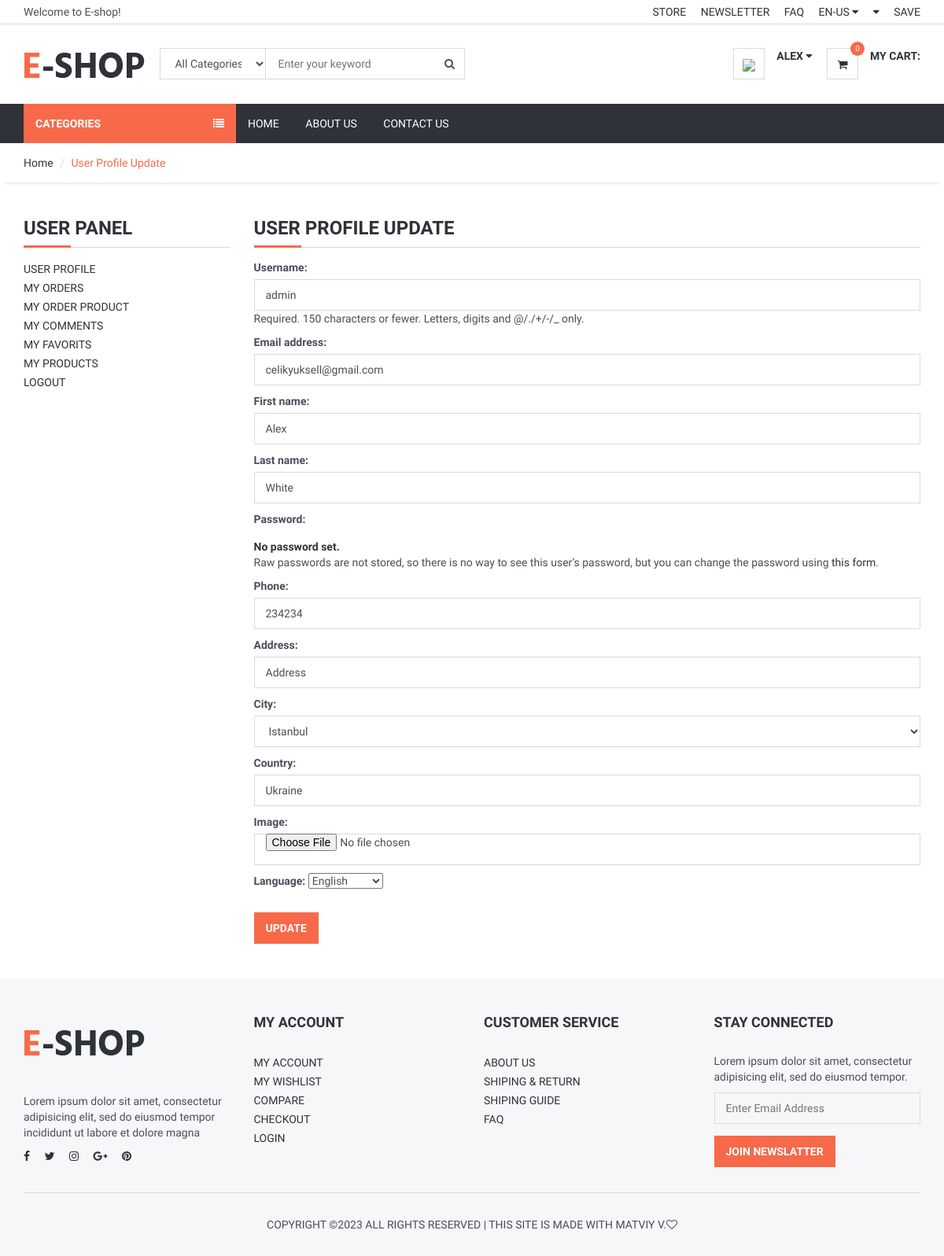
The app's page /user/update/ (signed in), older data.
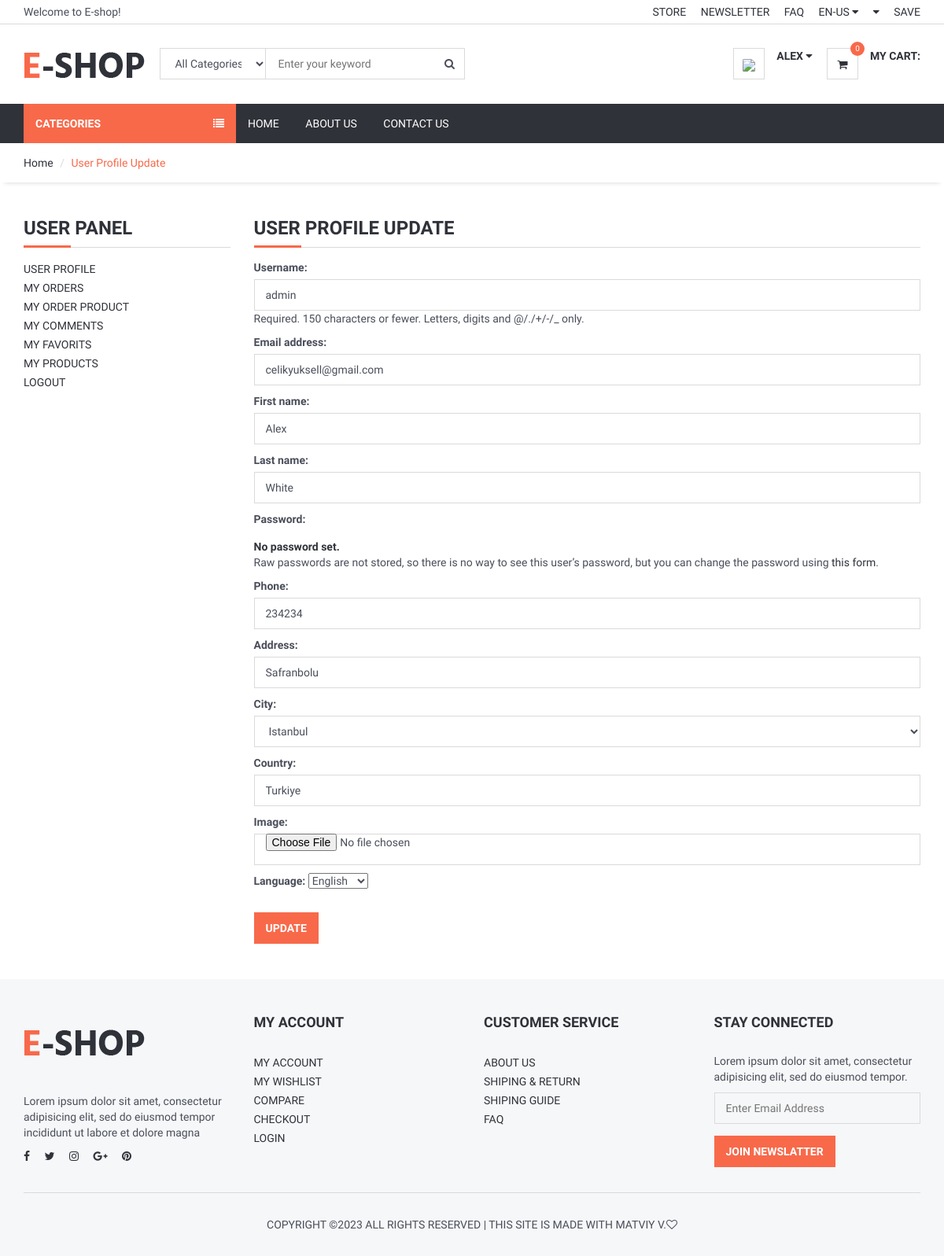
The same page, newer data.
### user/models.py (models this page shows, shortened)
class UserProfile(models.Model):
    user = models.OneToOneField(User, on_delete=models.CASCADE)
    phone = models.CharField(blank=True, max_length=20)
    address = models.CharField(blank=True, max_length=150)
    city = models.CharField(blank=True, max_length=20)
    country = models.CharField(blank=True, max_length=50)
    image = models.ImageField(blank=True, upload_to='images/users/')
    language = models.ForeignKey(Language, on_delete=models.CASCADE, null=True,blank=True)
    currency = models.ForeignKey(Currency, on_delete=models.CASCADE, null=True,blank=True)
    def image_tag(self):
        return mark_safe('<img src="{}" height="50"/>'.format(self.image.url))
    image_tag.short_description = 'Image'

### user/views.py (the view)
# urls.py: path('update/', views.user_update, name='user_update'),
@login_required(login_url='/login') # Check login
def user_update(request):
    if request.method == 'POST':
        user_form = UserUpdateForm(request.POST, instance=request.user) # request.user is user  data
        profile_form = ProfileUpdateForm(request.POST, request.FILES, instance=request.user.userprofile)
        if user_form.is_valid() and profile_form.is_valid():
            user_form.save()
            profile_form.save()
            messages.success(request, 'Your account has been updated!')
            return HttpResponseRedirect('/user')
    else:
        category = Category.objects.all()
        user_form = UserUpdateForm(instance=request.user)
        profile_form = ProfileUpdateForm(instance=request.user.userprofile) #"userprofile" model -> OneToOneField relatinon with user
        context = {
            'category': category,
            'user_form': user_form,
            'profile_form': profile_form
        }
        return render(request, 'user_update.html', context)

### user/forms.py
class UserUpdateForm(UserChangeForm):
    class Meta:
        model = User
        fields = ( 'username','email','first_name','last_name')
        widgets = {
            'username'  : TextInput(attrs={'class': 'input','placeholder':'username'}),
            'email'     : EmailInput(attrs={'class': 'input','placeholder':'email'}),
            'first_name': TextInput(attrs={'class': 'input','placeholder':'first_name'}),
            'last_name' : TextInput(attrs={'class': 'input','placeholder':'last_name' }),
        }

class ProfileUpdateForm(forms.ModelForm):
    class Meta:
        model = UserProfile
        fields = ('phone', 'address', 'city','country','image','language')
        widgets = {
            'phone'     : TextInput(attrs={'class': 'input','placeholder':'phone'}),
            'address'   : TextInput(attrs={'class': 'input','placeholder':'address'}),
            'city'      : Select(attrs={'class': 'input','placeholder':'city'},choices=CITY),
            'country'   : TextInput(attrs={'class': 'input','placeholder':'country' }),
            'image'     : FileInput(attrs={'class': 'input', 'placeholder': 'image', }),
        }

### user/templates/user_update.html (shortened to what this page needs)
{% extends 'homebase.html' %}
{% block sidebar %} {% include 'sidebar.html' %} {% endblock %}
{% block body %}
    <div id="breadcrumb">
        <div class="container">
            <ul class="breadcrumb">
                <li><a href="/">Home</a></li>
                <li class="active">User Profile Update</li>
            </ul>
        </div>
    </div>
    <div class="section">
        <div class="container">
            <div class="row">
                <div class="col-md-3">
                    {% include "user_panel.html" %}
                </div>
                <div class="col-md-9">
                    <div class="billing-details">
                        <div class="section-title">
                            <h3 class="title">User Profile Update</h3>
                        </div>
                    </div>
                    <form method="POST" enctype = "multipart/form-data">
                        <fieldset class="form-group">
                            {{ user_form.as_p  }}
                            {{ profile_form.as_p  }}
                        </fieldset>
                        <div class="form-group">
                            <button class="primary-btn" type="submit">Update</button>
                        </div>
                    </form>
                </div>
            </div>
        </div>
    </div>
{% endblock %}

Row changes from the older to the newer data that the page shows:
changed UserProfile "Istanbul": address "Address" → "Safranbolu"; country "Ukraine" → "Turkiye"
